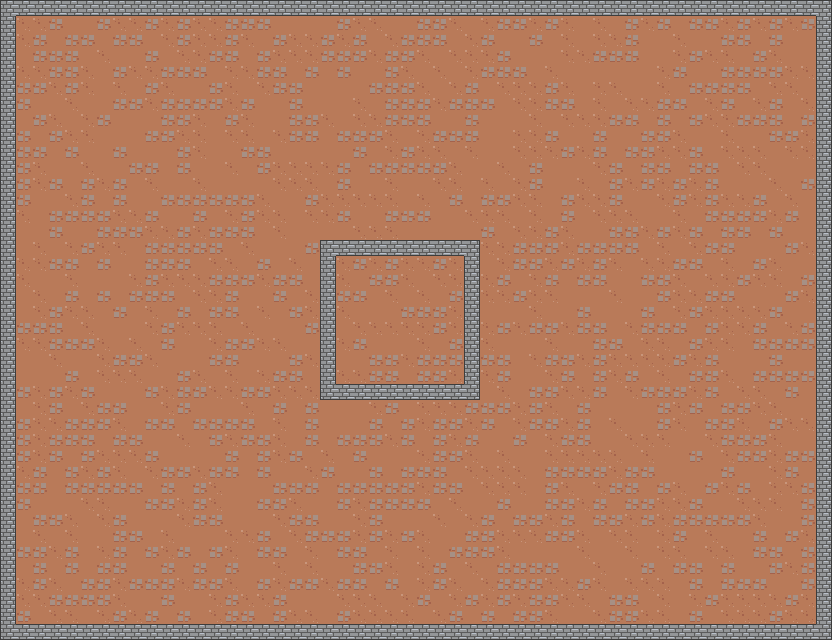

The image is a tile-based game level rendered from a .tmx file. Its description and source (layers, tilesets, objects; grid data summarised) follow:
An orthogonal 52x40 tile map with 16x16 px tiles, 2 tile layers (ground, obstacle), 5 tilesets and 33 objects (30x monster-enemy-red, player, port_1, port_2).

<map version="1.11" tiledversion="1.11.0" orientation="orthogonal" renderorder="right-down" width="52" height="40" tilewidth="16" tileheight="16" infinite="0" nextlayerid="7" nextobjectid="34">
 <tileset firstgid="1" source="../tsx/ground.tsx" />
 <tileset firstgid="81" source="../tsx/single-wall-l2.tsx" />
 <tileset firstgid="97" source="../tsx/monster-enemy-red.tsx" />
 <tileset firstgid="105" source="../tsx/player.tsx" />
 <tileset firstgid="145" source="../tsx/teleport.tsx" />
 <layer id="1" name="ground" width="52" height="40">
  <data>[2080 cells, 2080 non-empty, 3 distinct tile ids]</data>
 </layer>
 <objectgroup id="5" name="major-game-item">
  <object id="31" name="player" gid="105" x="400" y="320" width="16" height="16">
   <properties>
    <property name="speed" type="float" value="5" />
   </properties>
  </object>
 </objectgroup>
 <layer id="2" name="obstacle" width="52" height="40">
  <data>[2080 cells, 216 non-empty, 6 distinct tile ids]</data>
 </layer>
 <objectgroup id="6" name="teleport">
  <object id="32" name="port_1" gid="152" x="784" y="48" width="16" height="16">
   <properties>
    <property name="destination" value="port_2" />
    <property name="port_name" value="port_1" />
   </properties>
  </object>
  <object id="33" name="port_2" gid="152" x="432" y="288" width="16" height="16">
   <properties>
    <property name="destination" value="port_1" />
    <property name="port_name" value="port_2" />
   </properties>
  </object>
 </objectgroup>
 <group id="3" name="enemy">
  <objectgroup id="4" name="monster-enemy">
   <object id="1" name="monster-enemy-red" gid="97" x="352" y="208" width="16" height="16">
    <properties>
     <property name="attack_only_when_visible" type="bool" value="true" />
     <property name="damage_power" type="int" value="1" />
     <property name="energy" type="int" value="500" />
     <property name="score" type="int" value="300" />
     <property name="search_path_algorithm" value="GBFS" />
     <property name="speed" type="float" value="4.5" />
     <property name="start_delay" type="int" value="5" />
    </properties>
   </object>
   <object id="2" name="monster-enemy-red" gid="97" x="432" y="176" width="16" height="16">
    <properties>
     <property name="attack_only_when_visible" type="bool" value="true" />
     <property name="damage_power" type="int" value="1" />
     <property name="energy" type="int" value="500" />
     <property name="score" type="int" value="300" />
     <property name="search_path_algorithm" value="GBFS" />
     <property name="speed" type="float" value="4.5" />
     <property name="start_delay" type="int" value="5" />
    </properties>
   </object>
   <object id="3" name="monster-enemy-red" gid="97" x="352" y="176" width="16" height="16">
    <properties>
     <property name="attack_only_when_visible" type="bool" value="true" />
     <property name="damage_power" type="int" value="1" />
     <property name="energy" type="int" value="500" />
     <property name="score" type="int" value="300" />
     <property name="search_path_algorithm" value="GBFS" />
     <property name="speed" type="float" value="4.5" />
     <property name="start_delay" type="int" value="5" />
    </properties>
   </object>
   <object id="4" name="monster-enemy-red" gid="97" x="368" y="144" width="16" height="16">
    <properties>
     <property name="attack_only_when_visible" type="bool" value="true" />
     <property name="damage_power" type="int" value="1" />
     <property name="energy" type="int" value="500" />
     <property name="score" type="int" value="300" />
     <property name="search_path_algorithm" value="GBFS" />
     <property name="speed" type="float" value="4.5" />
     <property name="start_delay" type="int" value="5" />
    </properties>
   </object>
   <object id="5" name="monster-enemy-red" gid="97" x="352" y="192" width="16" height="16">
    <properties>
     <property name="attack_only_when_visible" type="bool" value="true" />
     <property name="damage_power" type="int" value="1" />
     <property name="energy" type="int" value="500" />
     <property name="score" type="int" value="300" />
     <property name="search_path_algorithm" value="GBFS" />
     <property name="speed" type="float" value="4.5" />
     <property name="start_delay" type="int" value="5" />
    </properties>
   </object>
   <object id="6" name="monster-enemy-red" gid="97" x="432" y="192" width="16" height="16">
    <properties>
     <property name="attack_only_when_visible" type="bool" value="true" />
     <property name="damage_power" type="int" value="1" />
     <property name="energy" type="int" value="500" />
     <property name="score" type="int" value="300" />
     <property name="search_path_algorithm" value="GBFS" />
     <property name="speed" type="float" value="4.4" />
     <property name="start_delay" type="int" value="5" />
    </properties>
   </object>
   <object id="7" name="monster-enemy-red" gid="97" x="416" y="176" width="16" height="16">
    <properties>
     <property name="attack_only_when_visible" type="bool" value="true" />
     <property name="damage_power" type="int" value="1" />
     <property name="energy" type="int" value="500" />
     <property name="score" type="int" value="300" />
     <property name="search_path_algorithm" value="GBFS" />
     <property name="speed" type="float" value="4.4" />
     <property name="start_delay" type="int" value="5" />
    </properties>
   </object>
   <object id="8" name="monster-enemy-red" gid="97" x="432" y="208" width="16" height="16">
    <properties>
     <property name="attack_only_when_visible" type="bool" value="true" />
     <property name="damage_power" type="int" value="1" />
     <property name="energy" type="int" value="500" />
     <property name="score" type="int" value="300" />
     <property name="search_path_algorithm" value="GBFS" />
     <property name="speed" type="float" value="4.4" />
     <property name="start_delay" type="int" value="5" />
    </properties>
   </object>
   <object id="9" name="monster-enemy-red" gid="97" x="416" y="192" width="16" height="16">
    <properties>
     <property name="attack_only_when_visible" type="bool" value="true" />
     <property name="damage_power" type="int" value="1" />
     <property name="energy" type="int" value="500" />
     <property name="score" type="int" value="300" />
     <property name="search_path_algorithm" value="GBFS" />
     <property name="speed" type="float" value="4.4" />
     <property name="start_delay" type="int" value="5" />
    </properties>
   </object>
   <object id="10" name="monster-enemy-red" gid="97" x="416" y="208" width="16" height="16">
    <properties>
     <property name="attack_only_when_visible" type="bool" value="true" />
     <property name="damage_power" type="int" value="1" />
     <property name="energy" type="int" value="500" />
     <property name="score" type="int" value="300" />
     <property name="search_path_algorithm" value="GBFS" />
     <property name="speed" type="float" value="4.4" />
     <property name="start_delay" type="int" value="5" />
    </properties>
   </object>
   <object id="11" name="monster-enemy-red" gid="97" x="432" y="144" width="16" height="16">
    <properties>
     <property name="attack_only_when_visible" type="bool" value="true" />
     <property name="damage_power" type="int" value="1" />
     <property name="energy" type="int" value="500" />
     <property name="score" type="int" value="300" />
     <property name="search_path_algorithm" value="GBFS" />
     <property name="speed" type="float" value="4.3" />
     <property name="start_delay" type="int" value="5" />
    </properties>
   </object>
   </objectgroup>
 </group>
</map>
<!-- 19 of 33 objects omitted -->
